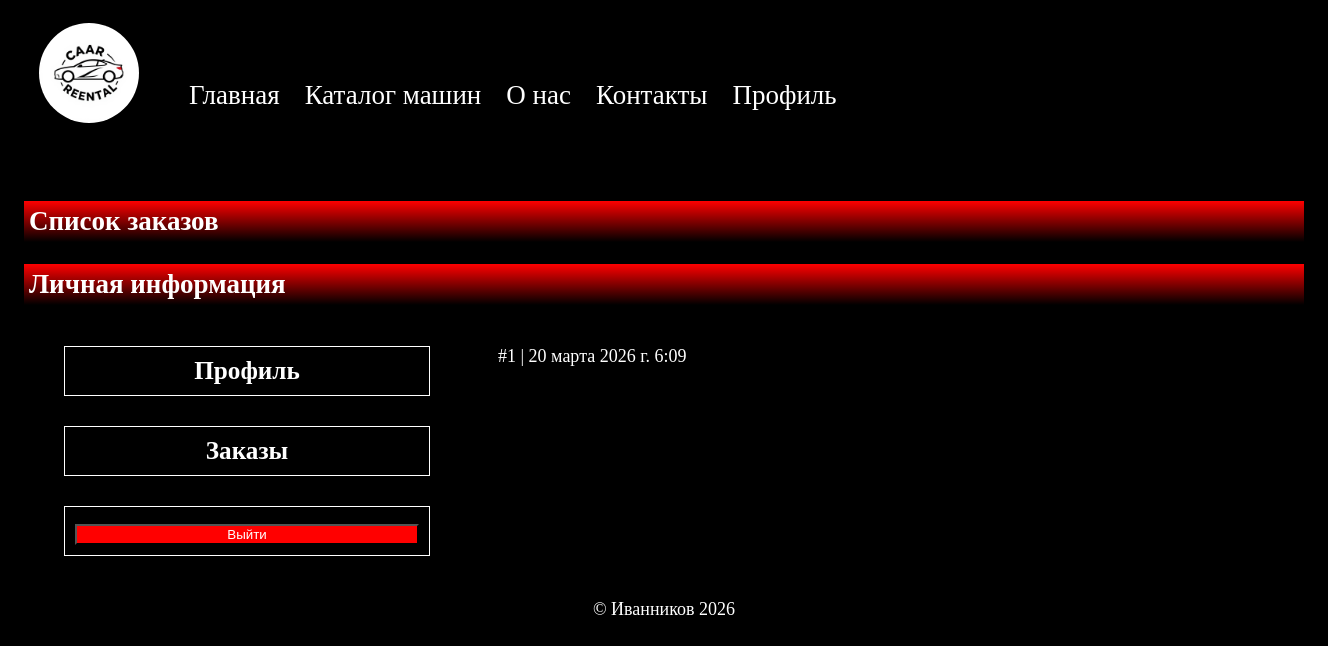
Before: /myauth/orders/ (signed in) with the older database file.
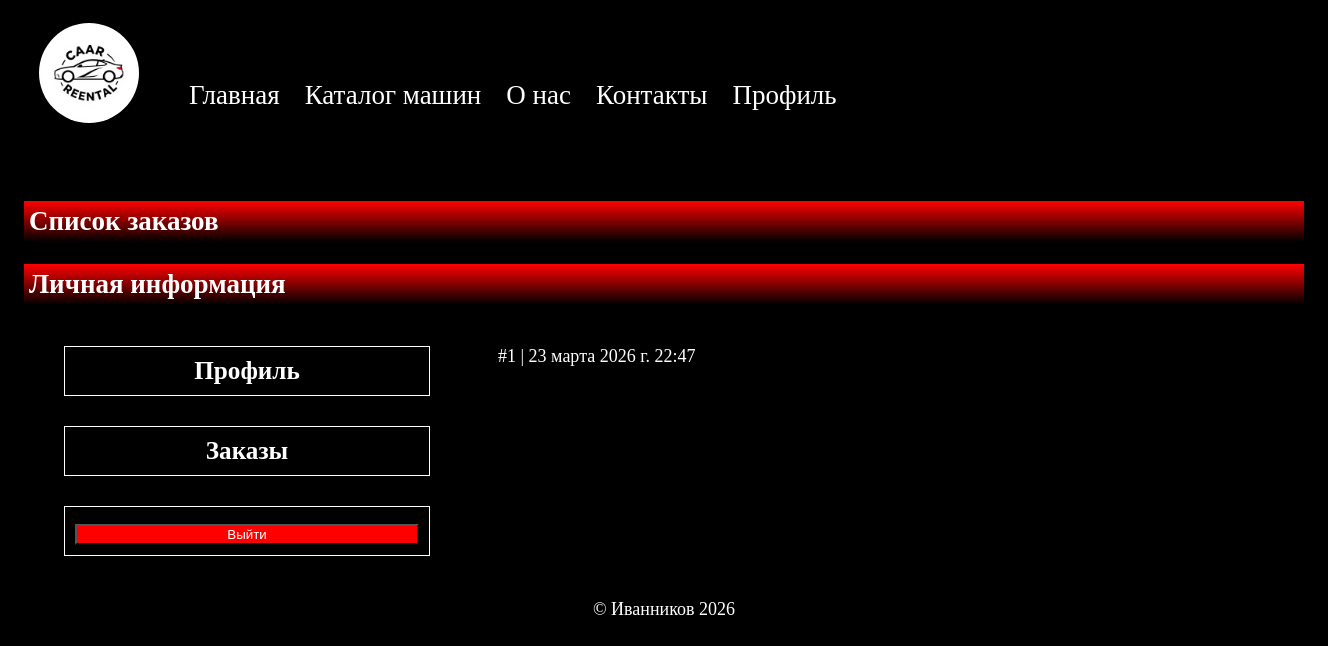
After: the same page with the newer database file.
### catalog/models.py (models this page shows)
class Order(models.Model):
    phone = models.CharField(max_length=12, null=False, blank=False)
    delivery_address = models.TextField(null=False, blank=True, max_length=100)
    babyseat = models.BooleanField(verbose_name="Добавить детское кресло", default=False)
    created_at = models.DateTimeField(auto_now_add=True)
    car = models.ForeignKey(Car, on_delete=models.PROTECT)
    user = models.ForeignKey(User, on_delete=models.PROTECT)

### myauth/views.py (the view)
# urls.py: path("orders/", ordersListView.as_view(), name="orders"),
class ordersListView(ListView):
     template_name = "myauth/orders_list.html"
     context_object_name = "orders"
     def get_queryset(self):
         return  Order.objects.filter(pk=self.request.user.pk)

### myauth/templates/myauth/orders_list.html (shortened to what this page needs)
{% extends 'myauth/base.html' %}
{% block main %}
  <h1 class="h1">Список заказов</h1>
  {% if user.is_authenticated %}
    <h2 class="h2">Личная информация</h2>
    <div class="profile">
    <div class="profile-left">
      <ul class="profile-menu">
        <li class="profile-item">
      <a class="profile-link" href="{% url "myauth:profile" %}">Профиль</a>
      </li>
        <li class="profile-item">
      <a class="profile-link" href="{% url "myauth:orders" %}">Заказы</a>
      </li>
      <li class="profile-item">
      <form method="POST" action="{% url "myauth:logout" %}">
        <button class="exitbtn" type="submit" value="logout">Выйти</button>
      </form>
      </li>
      </ul>
    </div>
    <div class="profile-right">
      <ul class="orders-list">
      {% for order in orders %}
      <li class="order-list-item">
      <a href="{% url "order_info" order.pk %}">
      #{{ order.pk }} |
      {{ order.created_at }}
      </a>
      </li>
      {% endfor %}
      </ul>
    </div>
  {% else %}
    <h2>User is anonymous</h2>
  {% endif %}
{% endblock %}

Changed rows visible on the page:
changed Order id 1: created_at "20 марта 2026 г. 6:09" → "23 марта 2026 г. 22:47"
